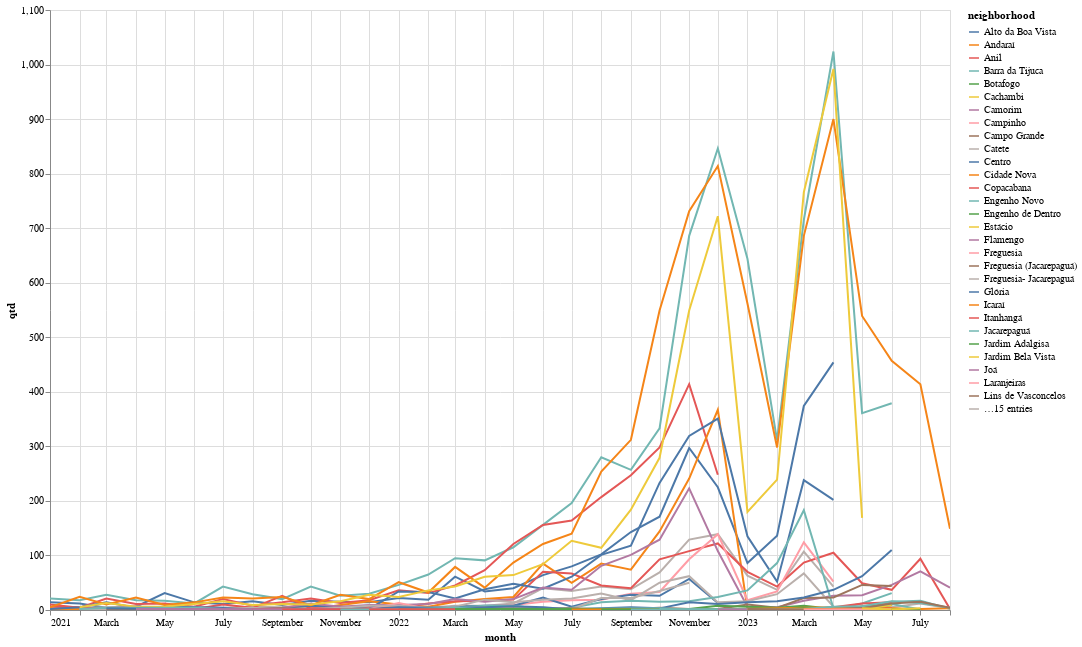

Source (notebook cell):
### Code cell
aux = X.groupby(['month', 'neighborhood']).size().reset_index(name='qtd')
alt.Chart(aux).mark_line().encode(x='month', y='qtd', color='neighborhood', tooltip=['month', 'neighborhood']).properties(width=900, height=600).interactive()

### Figure 1 — Vega-Lite specification as saved in the notebook (floating-point values rounded to 4 significant figures; data arrays with more than 128 entries replaced by an {"elided": "..."} marker saying what was removed)
{"config": {"view": {"continuousWidth": 400, "continuousHeight": 300}}, "data": {"name": "data-f9eade762cb3a719b206d17d41a34a49"}, "mark": "line", "encoding": {"color": {"field": "neighborhood", "type": "nominal"}, "tooltip": [{"field": "month", "type": "temporal"}, {"field": "neighborhood", "type": "nominal"}], "x": {"field": "month", "type": "temporal"}, "y": {"field": "qtd", "type": "quantitative"}}, "height": 600, "selection": {"selector003": {"type": "interval", "bind": "scales", "encodings": ["x", "y"]}}, "width": 900, "$schema": "https://vega.github.io/schema/vega-lite/v4.17.0.json", "datasets": {"data-f9eade762cb3a719b206d17d41a34a49": {"elided": "545 records"}}}
